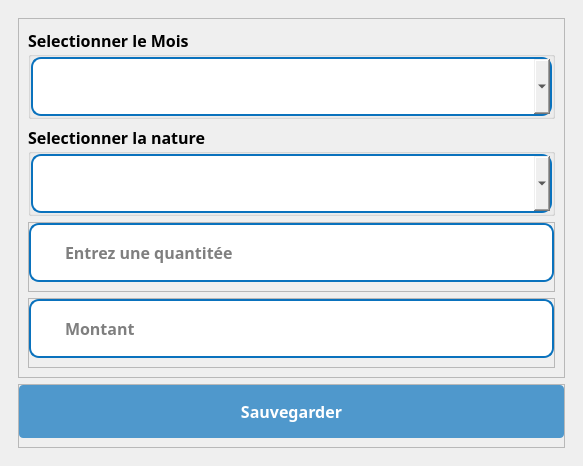
<?xml version="1.0" encoding="UTF-8"?>
<ui version="4.0">
 <class>Dialog</class>
 <widget class="QDialog" name="Dialog">
  <property name="geometry">
   <rect>
    <x>0</x>
    <y>0</y>
    <width>583</width>
    <height>442</height>
   </rect>
  </property>
  <property name="windowTitle">
   <string>Dialog</string>
  </property>
  <layout class="QVBoxLayout" name="verticalLayout">
   <property name="spacing">
    <number>0</number>
   </property>
   <property name="leftMargin">
    <number>0</number>
   </property>
   <property name="topMargin">
    <number>0</number>
   </property>
   <property name="rightMargin">
    <number>0</number>
   </property>
   <property name="bottomMargin">
    <number>0</number>
   </property>
   <item>
    <widget class="QWidget" name="widget" native="true">
     <layout class="QVBoxLayout" name="verticalLayout_2">
      <property name="spacing">
       <number>0</number>
      </property>
      <property name="leftMargin">
       <number>0</number>
      </property>
      <property name="topMargin">
       <number>0</number>
      </property>
      <property name="rightMargin">
       <number>0</number>
      </property>
      <property name="bottomMargin">
       <number>0</number>
      </property>
      <item>
       <widget class="QWidget" name="widget_2" native="true">
        <layout class="QVBoxLayout" name="verticalLayout_3">
         <item>
          <widget class="QWidget" name="widget_3" native="true">
           <layout class="QVBoxLayout" name="verticalLayout_4">
            <item>
             <widget class="QFrame" name="frame">
              <property name="styleSheet">
               <string notr="true"/>
              </property>
              <property name="frameShape">
               <enum>QFrame::StyledPanel</enum>
              </property>
              <property name="frameShadow">
               <enum>QFrame::Raised</enum>
              </property>
              <layout class="QVBoxLayout" name="verticalLayout_5">
               <item>
                <widget class="QGroupBox" name="groupBox_2">
                 <property name="font">
                  <font>
                   <family>GeForce</family>
                   <pointsize>12</pointsize>
                   <weight>75</weight>
                   <bold>true</bold>
                  </font>
                 </property>
                 <property name="title">
                  <string>Selectionner le Mois</string>
                 </property>
                 <layout class="QVBoxLayout" name="verticalLayout_7">
                  <property name="spacing">
                   <number>0</number>
                  </property>
                  <property name="leftMargin">
                   <number>0</number>
                  </property>
                  <property name="topMargin">
                   <number>0</number>
                  </property>
                  <property name="rightMargin">
                   <number>0</number>
                  </property>
                  <property name="bottomMargin">
                   <number>0</number>
                  </property>
                  <item>
                   <widget class="QFrame" name="input_3">
                    <property name="styleSheet">
                     <string notr="true">#input_3{
	background:white;
	border-radius:10px;
	border:2px  solid rgb(10, 114, 189);
}

#mois{
	border: none;
}</string>
                    </property>
                    <property name="frameShape">
                     <enum>QFrame::StyledPanel</enum>
                    </property>
                    <property name="frameShadow">
                     <enum>QFrame::Raised</enum>
                    </property>
                    <layout class="QHBoxLayout" name="horizontalLayout_3">
                     <property name="spacing">
                      <number>0</number>
                     </property>
                     <property name="leftMargin">
                      <number>10</number>
                     </property>
                     <property name="topMargin">
                      <number>0</number>
                     </property>
                     <property name="rightMargin">
                      <number>0</number>
                     </property>
                     <property name="bottomMargin">
                      <number>0</number>
                     </property>
                     <item>
                      <widget class="QLabel" name="label_6">
                       <property name="maximumSize">
                        <size>
                         <width>30</width>
                         <height>30</height>
                        </size>
                       </property>
                       <property name="text">
                        <string/>
                       </property>
                       <property name="pixmap">
                        <pixmap>../../static/asset/icons/blue/calendar.svg</pixmap>
                       </property>
                       <property name="scaledContents">
                        <bool>true</bool>
                       </property>
                      </widget>
                     </item>
                     <item>
                      <widget class="QComboBox" name="mois">
                       <property name="font">
                        <font>
                         <family>GeForce</family>
                         <pointsize>12</pointsize>
                         <weight>50</weight>
                         <bold>false</bold>
                        </font>
                       </property>
                       <property name="styleSheet">
                        <string notr="true">padding:15px;
border-radius:10px</string>
                       </property>
                      </widget>
                     </item>
                    </layout>
                   </widget>
                  </item>
                 </layout>
                </widget>
               </item>
               <item>
                <widget class="QGroupBox" name="groupBox_3">
                 <property name="font">
                  <font>
                   <family>GeForce</family>
                   <pointsize>12</pointsize>
                   <weight>75</weight>
                   <bold>true</bold>
                  </font>
                 </property>
                 <property name="title">
                  <string>Selectionner la nature</string>
                 </property>
                 <layout class="QVBoxLayout" name="verticalLayout_8">
                  <property name="spacing">
                   <number>0</number>
                  </property>
                  <property name="leftMargin">
                   <number>0</number>
                  </property>
                  <property name="topMargin">
                   <number>0</number>
                  </property>
                  <property name="rightMargin">
                   <number>0</number>
                  </property>
                  <property name="bottomMargin">
                   <number>0</number>
                  </property>
                  <item>
                   <widget class="QFrame" name="input_6">
                    <property name="styleSheet">
                     <string notr="true">#input_6{
	background:white;
	border-radius:10px;
	border:2px  solid rgb(10, 114, 189);
}

#nature{
	border: none;
}</string>
                    </property>
                    <property name="frameShape">
                     <enum>QFrame::StyledPanel</enum>
                    </property>
                    <property name="frameShadow">
                     <enum>QFrame::Raised</enum>
                    </property>
                    <layout class="QHBoxLayout" name="horizontalLayout_4">
                     <property name="spacing">
                      <number>0</number>
                     </property>
                     <property name="leftMargin">
                      <number>10</number>
                     </property>
                     <property name="topMargin">
                      <number>0</number>
                     </property>
                     <property name="rightMargin">
                      <number>0</number>
                     </property>
                     <property name="bottomMargin">
                      <number>0</number>
                     </property>
                     <item>
                      <widget class="QLabel" name="ico">
                       <property name="maximumSize">
                        <size>
                         <width>30</width>
                         <height>30</height>
                        </size>
                       </property>
                       <property name="text">
                        <string/>
                       </property>
                       <property name="pixmap">
                        <pixmap>../../static/asset/icons/blue/box.svg</pixmap>
                       </property>
                       <property name="scaledContents">
                        <bool>true</bool>
                       </property>
                      </widget>
                     </item>
                     <item>
                      <widget class="QComboBox" name="nature">
                       <property name="font">
                        <font>
                         <family>GeForce</family>
                         <pointsize>12</pointsize>
                         <weight>50</weight>
                         <bold>false</bold>
                        </font>
                       </property>
                       <property name="styleSheet">
                        <string notr="true">padding:15px;
border-radius:10px</string>
                       </property>
                      </widget>
                     </item>
                    </layout>
                   </widget>
                  </item>
                 </layout>
                </widget>
               </item>
               <item>
                <widget class="QFrame" name="frame_6">
                 <property name="styleSheet">
                  <string notr="true"/>
                 </property>
                 <property name="frameShape">
                  <enum>QFrame::StyledPanel</enum>
                 </property>
                 <property name="frameShadow">
                  <enum>QFrame::Raised</enum>
                 </property>
                 <layout class="QVBoxLayout" name="verticalLayout_10">
                  <property name="leftMargin">
                   <number>0</number>
                  </property>
                  <property name="topMargin">
                   <number>0</number>
                  </property>
                  <property name="rightMargin">
                   <number>0</number>
                  </property>
                  <property name="bottomMargin">
                   <number>9</number>
                  </property>
                  <item>
                   <widget class="QFrame" name="input_4">
                    <property name="styleSheet">
                     <string notr="true">#input_4{
	background:white;
	border-radius:10px;
	border:2px  solid rgb(10, 114, 189);
}

#lineEdit_4{
	border: none;
}</string>
                    </property>
                    <property name="frameShape">
                     <enum>QFrame::StyledPanel</enum>
                    </property>
                    <property name="frameShadow">
                     <enum>QFrame::Raised</enum>
                    </property>
                    <layout class="QHBoxLayout" name="horizontalLayout_5">
                     <property name="spacing">
                      <number>0</number>
                     </property>
                     <property name="leftMargin">
                      <number>10</number>
                     </property>
                     <property name="topMargin">
                      <number>0</number>
                     </property>
                     <property name="rightMargin">
                      <number>0</number>
                     </property>
                     <property name="bottomMargin">
                      <number>0</number>
                     </property>
                     <item>
                      <widget class="QLabel" name="label_8">
                       <property name="maximumSize">
                        <size>
                         <width>30</width>
                         <height>30</height>
                        </size>
                       </property>
                       <property name="text">
                        <string/>
                       </property>
                       <property name="pixmap">
                        <pixmap>../../static/asset/icons/blue/box.svg</pixmap>
                       </property>
                       <property name="scaledContents">
                        <bool>true</bool>
                       </property>
                      </widget>
                     </item>
                     <item>
                      <widget class="QLineEdit" name="qtt">
                       <property name="font">
                        <font>
                         <family>GeForce</family>
                         <pointsize>12</pointsize>
                         <weight>75</weight>
                         <bold>true</bold>
                        </font>
                       </property>
                       <property name="styleSheet">
                        <string notr="true">padding:15px;
border-radius:10px</string>
                       </property>
                       <property name="placeholderText">
                        <string>Entrez une quantitée</string>
                       </property>
                      </widget>
                     </item>
                    </layout>
                   </widget>
                  </item>
                 </layout>
                </widget>
               </item>
               <item>
                <widget class="QFrame" name="frame_7">
                 <property name="styleSheet">
                  <string notr="true"/>
                 </property>
                 <property name="frameShape">
                  <enum>QFrame::StyledPanel</enum>
                 </property>
                 <property name="frameShadow">
                  <enum>QFrame::Raised</enum>
                 </property>
                 <layout class="QVBoxLayout" name="verticalLayout_11">
                  <property name="leftMargin">
                   <number>0</number>
                  </property>
                  <property name="topMargin">
                   <number>0</number>
                  </property>
                  <property name="rightMargin">
                   <number>0</number>
                  </property>
                  <property name="bottomMargin">
                   <number>9</number>
                  </property>
                  <item>
                   <widget class="QFrame" name="input_5">
                    <property name="styleSheet">
                     <string notr="true">#input_5{
	background:white;
	border-radius:10px;
	border:2px  solid rgb(10, 114, 189);
}

#lineEdit_2{
	border: none;
}</string>
                    </property>
                    <property name="frameShape">
                     <enum>QFrame::StyledPanel</enum>
                    </property>
                    <property name="frameShadow">
                     <enum>QFrame::Raised</enum>
                    </property>
                    <layout class="QHBoxLayout" name="horizontalLayout_6">
                     <property name="spacing">
                      <number>0</number>
                     </property>
                     <property name="leftMargin">
                      <number>10</number>
                     </property>
                     <property name="topMargin">
                      <number>0</number>
                     </property>
                     <property name="rightMargin">
                      <number>0</number>
                     </property>
                     <property name="bottomMargin">
                      <number>0</number>
                     </property>
                     <item>
                      <widget class="QLabel" name="label_9">
                       <property name="maximumSize">
                        <size>
                         <width>30</width>
                         <height>30</height>
                        </size>
                       </property>
                       <property name="text">
                        <string/>
                       </property>
                       <property name="pixmap">
                        <pixmap>../../static/asset/icons/blue/credit-card.svg</pixmap>
                       </property>
                       <property name="scaledContents">
                        <bool>true</bool>
                       </property>
                      </widget>
                     </item>
                     <item>
                      <widget class="QLineEdit" name="montant">
                       <property name="font">
                        <font>
                         <family>GeForce</family>
                         <pointsize>12</pointsize>
                         <weight>75</weight>
                         <bold>true</bold>
                        </font>
                       </property>
                       <property name="styleSheet">
                        <string notr="true">padding:15px;
border-radius:10px</string>
                       </property>
                       <property name="placeholderText">
                        <string>Montant</string>
                       </property>
                      </widget>
                     </item>
                    </layout>
                   </widget>
                  </item>
                 </layout>
                </widget>
               </item>
              </layout>
             </widget>
            </item>
            <item>
             <widget class="QFrame" name="frame_2">
              <property name="frameShape">
               <enum>QFrame::StyledPanel</enum>
              </property>
              <property name="frameShadow">
               <enum>QFrame::Raised</enum>
              </property>
              <layout class="QVBoxLayout" name="verticalLayout_9">
               <property name="leftMargin">
                <number>0</number>
               </property>
               <property name="topMargin">
                <number>0</number>
               </property>
               <property name="rightMargin">
                <number>0</number>
               </property>
               <item>
                <widget class="QPushButton" name="saveElement">
                 <property name="font">
                  <font>
                   <family>GeForce</family>
                   <pointsize>12</pointsize>
                   <weight>75</weight>
                   <bold>true</bold>
                  </font>
                 </property>
                 <property name="cursor">
                  <cursorShape>PointingHandCursor</cursorShape>
                 </property>
                 <property name="styleSheet">
                  <string notr="true">#saveElement{
	background: rgb(10, 114, 189, 0.7);
	color: rgb(255, 255, 255);
	border-radius:4px;
	padding: 15px
}

#saveElement:hover{
	background: rgb(10, 114, 189, 1);
	border-radius:4px
}
</string>
                 </property>
                 <property name="text">
                  <string>Sauvegarder</string>
                 </property>
                 <property name="icon">
                  <iconset>
                   <normaloff>../../static/asset/icons/white/save.svg</normaloff>../../static/asset/icons/white/save.svg</iconset>
                 </property>
                 <property name="iconSize">
                  <size>
                   <width>25</width>
                   <height>25</height>
                  </size>
                 </property>
                </widget>
               </item>
              </layout>
             </widget>
            </item>
           </layout>
          </widget>
         </item>
        </layout>
       </widget>
      </item>
     </layout>
    </widget>
   </item>
  </layout>
 </widget>
 <resources/>
 <connections/>
</ui>
